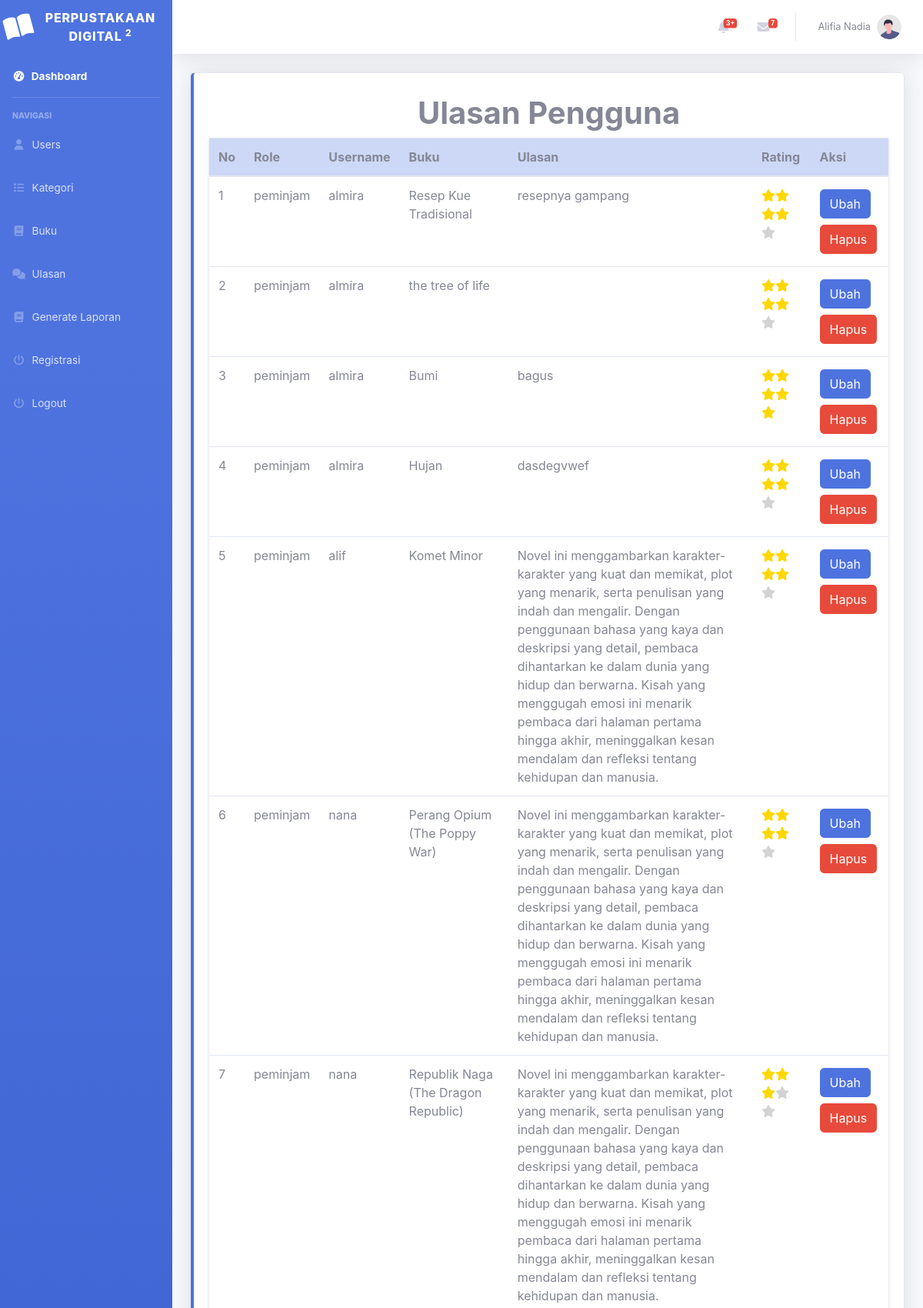
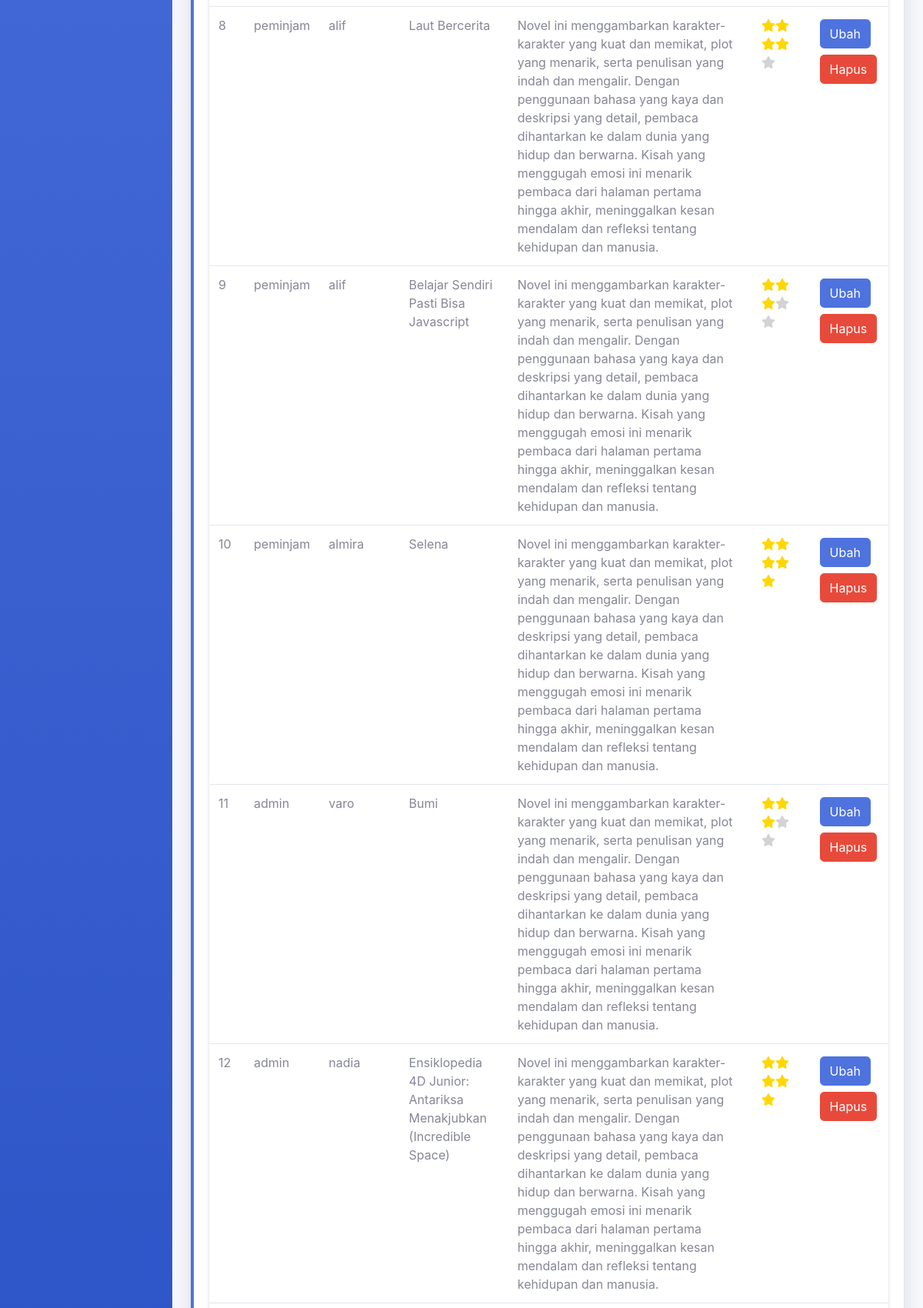
The app's page /apk_perpustakaan_digital/index.php?page=ulasan (signed in, upper part) with its own data (2 pictures, top to bottom).
### tables this page shows
CREATE TABLE `ulasan_buku` (
  `id_ulasan` int(11) NOT NULL,
  `id_user` int(11) NOT NULL,
  `id_buku` int(11) NOT NULL,
  `ulasan` text NOT NULL,
  `rating` int(5) NOT NULL
);

CREATE TABLE `user` (
  `id_user` int(11) NOT NULL,
  `role` enum('admin','petugas','peminjam') NOT NULL,
  `username` varchar(100) NOT NULL,
  `password` varchar(100) NOT NULL,
  `email` varchar(100) NOT NULL,
  `nama_lengkap` varchar(100) NOT NULL,
  `alamat` text NOT NULL,
  `telepon` int(13) NOT NULL
);

CREATE TABLE `buku` (
  `id_buku` int(11) NOT NULL,
  `id_kategori` int(11) NOT NULL,
  `foto` varchar(100) NOT NULL,
  `judul` varchar(100) NOT NULL,
  `penulis` varchar(100) NOT NULL,
  `penerbit` varchar(100) NOT NULL,
  `tahun_terbit` int(11) NOT NULL,
  `deskripsi` varchar(255) NOT NULL
);

### apk_perpustakaan_digital/ulasan.php (the view, shortened to what this page needs)
<?php
include 'koneksi.php';
function displayRating($rating)
{
    $maxStars = 5;
    $numColoredStars = round($rating);
    for ($i = 1; $i <= $numColoredStars; $i++) {
        echo '<i class="fa fa-star" style="color: gold;"></i>';
    }
    for ($i = $numColoredStars + 1; $i <= $maxStars; $i++) {
        echo '<i class="fa fa-star" style="color: lightgrey;"></i>';
    }
}
$no = 0;
$query = mysqli_query($conn, "SELECT * FROM ulasan_buku as ub LEFT JOIN user ON user.id_user = ub.id_user LEFT JOIN buku ON buku.id_buku = ub.id_buku");
?>
<div class="container-fluid">
    <div class="card border-left-primary shadow h-100 py-2">
        <div class="card-body">
            <?php if (!isset($_SESSION['role']) || $_SESSION['role'] != 'peminjam') : ?>
                <h1 class="justify-content-center d-flex"><b>Ulasan Pengguna</b></h1>
            <?php else : ?>
                <h1 class="justify-content-center d-flex"><b>Ulasan Anda</b></h1>
            <?php endif; ?>
            <div class="row">
                <div class="col-md-12">
                    <table id="example" class="table shadow-sm table-hover">
                        <thead>
                            <tr>
                                <th class="table-primary">No</th>
                                <?php if ($_SESSION['role'] != 'peminjam') : ?>
                                    <th class="table-primary">Role</th>
                                    <th class="table-primary">Username</th>
                                <?php endif; ?>
                                <th class="table-primary">Buku</th>
                                <th class="table-primary">Ulasan</th>
                                <th class="table-primary">Rating</th>
                                <th class="table-primary">Aksi</th>
                            </tr>
                        </thead>
                        <?php
                        while ($data = mysqli_fetch_array($query)) :
                        ?>
                            <tr>
                                <td><?php echo ++$no; ?></td>
                                <?php if ($_SESSION['role'] != 'peminjam') : ?>
                                    <td><?php echo $data['role'] ?></td>
                                    <td><?php echo $data['username'] ?></td>
                                <?php endif; ?>
                                <td><?php echo $data['judul'] ?></td>
                                <td><?php echo $data['ulasan'] ?></td>
                                <td><?php echo displayRating($data['rating']) ?></td>
                                <td>
                                    <a href="?page=ulasan_ubah&&id=<?php echo $data['id_ulasan'] ?>" class="btn btn-primary my-1">Ubah</a>
                                    <a href="?page=ulasan_hapus&&id=<?php echo $data['id_ulasan'] ?>" class="btn btn-danger my-1" onclick="return confirm('Yakin ingin menghapus data?');">Hapus</a>
                                </td>
                            </tr>
                        <?php endwhile; ?>
                    </table>
                </div>
            </div>
        </div>
    </div>
</div>

### apk_perpustakaan_digital/index.php (style rules this page uses)
.fa-star { color: gold; }

### records on screen
ulasan_buku: id_user.role "peminjam", id_user.username "almira", id_buku.judul "Resep Kue Tradisional", ulasan "resepnya gampang", rating 4 (drawn)
ulasan_buku: id_user.role "peminjam", id_user.username "almira", id_buku.judul "the tree of life", rating 4 (drawn)
ulasan_buku: id_user.role "peminjam", id_user.username "almira", id_buku.judul "Bumi", ulasan "bagus", rating 5 (drawn)
ulasan_buku: id_user.role "peminjam", id_user.username "almira", id_buku.judul "Hujan", ulasan "dasdegvwef", rating 4 (drawn)
ulasan_buku: id_user.role "peminjam", id_user.username "alif", id_buku.judul "Komet Minor", ulasan "Novel ini menggambarkan karakter-karakter yang kuat dan memikat, plot yang menarik, serta penulisan yang indah dan mengalir. Dengan penggunaan bahasa yang kaya dan deskripsi yang detail, pembaca dihantarkan ke dalam dunia yang hidup dan berwarna. Kisah yang menggugah emosi ini menarik pembaca dari halaman pertama hingga akhir, meninggalkan kesan mendalam dan refleksi tentang kehidupan dan manusia.", rating 4 (drawn)
ulasan_buku: id_user.role "peminjam", id_user.username "nana", id_buku.judul "Perang Opium (The Poppy War)", ulasan "Novel ini menggambarkan karakter-karakter yang kuat dan memikat, plot yang menarik, serta penulisan yang indah dan mengalir. Dengan penggunaan bahasa yang kaya dan deskripsi yang detail, pembaca dihantarkan ke dalam dunia yang hidup dan berwarna. Kisah yang menggugah emosi ini menarik pembaca dari halaman pertama hingga akhir, meninggalkan kesan mendalam dan refleksi tentang kehidupan dan manusia.", rating 4 (drawn)
ulasan_buku: id_user.role "peminjam", id_user.username "nana", id_buku.judul "Republik Naga (The Dragon Republic)", ulasan "Novel ini menggambarkan karakter-karakter yang kuat dan memikat, plot yang menarik, serta penulisan yang indah dan mengalir. Dengan penggunaan bahasa yang kaya dan deskripsi yang detail, pembaca dihantarkan ke dalam dunia yang hidup dan berwarna. Kisah yang menggugah emosi ini menarik pembaca dari halaman pertama hingga akhir, meninggalkan kesan mendalam dan refleksi tentang kehidupan dan manusia.", rating 3 (drawn)
ulasan_buku: id_user.role "peminjam", id_user.username "alif", id_buku.judul "Laut Bercerita", ulasan "Novel ini menggambarkan karakter-karakter yang kuat dan memikat, plot yang menarik, serta penulisan yang indah dan mengalir. Dengan penggunaan bahasa yang kaya dan deskripsi yang detail, pembaca dihantarkan ke dalam dunia yang hidup dan berwarna. Kisah yang menggugah emosi ini menarik pembaca dari halaman pertama hingga akhir, meninggalkan kesan mendalam dan refleksi tentang kehidupan dan manusia.", rating 4 (drawn)
ulasan_buku: id_user.role "peminjam", id_user.username "alif", id_buku.judul "Belajar Sendiri Pasti Bisa Javascript", ulasan "Novel ini menggambarkan karakter-karakter yang kuat dan memikat, plot yang menarik, serta penulisan yang indah dan mengalir. Dengan penggunaan bahasa yang kaya dan deskripsi yang detail, pembaca dihantarkan ke dalam dunia yang hidup dan berwarna. Kisah yang menggugah emosi ini menarik pembaca dari halaman pertama hingga akhir, meninggalkan kesan mendalam dan refleksi tentang kehidupan dan manusia.", rating 3 (drawn)
ulasan_buku: id_user.role "peminjam", id_user.username "almira", id_buku.judul "Selena", ulasan "Novel ini menggambarkan karakter-karakter yang kuat dan memikat, plot yang menarik, serta penulisan yang indah dan mengalir. Dengan penggunaan bahasa yang kaya dan deskripsi yang detail, pembaca dihantarkan ke dalam dunia yang hidup dan berwarna. Kisah yang menggugah emosi ini menarik pembaca dari halaman pertama hingga akhir, meninggalkan kesan mendalam dan refleksi tentang kehidupan dan manusia.", rating 5 (drawn)
ulasan_buku: id_user.role "admin", id_user.username "varo", id_buku.judul "Bumi", ulasan "Novel ini menggambarkan karakter-karakter yang kuat dan memikat, plot yang menarik, serta penulisan yang indah dan mengalir. Dengan penggunaan bahasa yang kaya dan deskripsi yang detail, pembaca dihantarkan ke dalam dunia yang hidup dan berwarna. Kisah yang menggugah emosi ini menarik pembaca dari halaman pertama hingga akhir, meninggalkan kesan mendalam dan refleksi tentang kehidupan dan manusia.", rating 3 (drawn)
ulasan_buku: id_user.role "admin", id_user.username "nadia", id_buku.judul "Ensiklopedia 4D Junior: Antariksa Menakjubkan (Incredible Space)", ulasan "Novel ini menggambarkan karakter-karakter yang kuat dan memikat, plot yang menarik, serta penulisan yang indah dan mengalir. Dengan penggunaan bahasa yang kaya dan deskripsi yang detail, pembaca dihantarkan ke dalam dunia yang hidup dan berwarna. Kisah yang menggugah emosi ini menarik pembaca dari halaman pertama hingga akhir, meninggalkan kesan mendalam dan refleksi tentang kehidupan dan manusia.", rating 5 (drawn)

### other values on screen
$_SESSION['nama_lengkap'] "Alifia Nadia"
